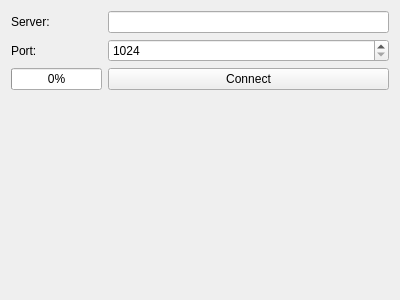
<?xml version="1.0" encoding="UTF-8"?>
<ui version="4.0">
 <class>ClientConnectWindow</class>
 <widget class="QWidget" name="ClientConnectWindow">
  <property name="geometry">
   <rect>
    <x>0</x>
    <y>0</y>
    <width>400</width>
    <height>300</height>
   </rect>
  </property>
  <property name="windowTitle">
   <string>Form</string>
  </property>
  <layout class="QVBoxLayout" name="verticalLayout">
   <item>
    <layout class="QFormLayout" name="formLayout">
     <item row="0" column="0">
      <widget class="QLabel" name="serverAdressLabel">
       <property name="text">
        <string>Server:</string>
       </property>
      </widget>
     </item>
     <item row="0" column="1">
      <widget class="QLineEdit" name="serverAdressLineEdit"/>
     </item>
     <item row="1" column="0">
      <widget class="QLabel" name="portLabel">
       <property name="text">
        <string>Port:</string>
       </property>
      </widget>
     </item>
     <item row="2" column="1">
      <widget class="QPushButton" name="connectButton">
       <property name="text">
        <string>Connect</string>
       </property>
      </widget>
     </item>
     <item row="1" column="1">
      <widget class="QSpinBox" name="portSpinner">
       <property name="minimum">
        <number>1024</number>
       </property>
       <property name="maximum">
        <number>9999</number>
       </property>
      </widget>
     </item>
     <item row="2" column="0">
      <widget class="QProgressBar" name="downloadBar">
       <property name="value">
        <number>0</number>
       </property>
      </widget>
     </item>
    </layout>
   </item>
  </layout>
 </widget>
 <resources/>
 <connections/>
</ui>
